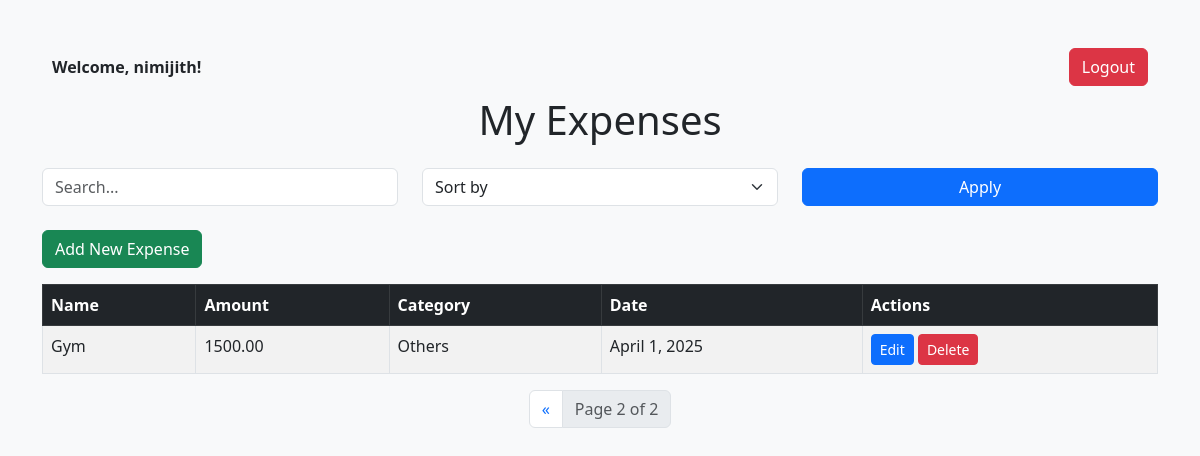
The app's page /?page=2 (signed in) with its own data.
### expenses/models.py (models this page shows, shortened)
class Expense(models.Model):                                    #Model reprersenting an Expense
    CATEGORY_CHOICES = [
        ('Food', 'Food'),
        ('Transport', 'Transport'),
        ('Entertainment', 'Entertainment'),
        ('Utilities', 'Utilities'),
        ('Others', 'Others'),
    ]
    user = models.ForeignKey(User, on_delete=models.CASCADE)    #Linking expense to a specific user
    name = models.CharField(max_length=100)
    amount = models.DecimalField(max_digits=10, decimal_places=2)
    category = models.CharField(max_length=20, choices=CATEGORY_CHOICES)
    date = models.DateField()
    description = models.TextField(blank=True, null=True)       #Optional field

### expenses/views.py (the view)
# urls.py: path('', views.expenseList, name='expenseList'),                      #To show all expenses
@login_required                                                         #To display list of expenses with search, sort, and pagination
def expenseList(request):
    expenses = Expense.objects.filter(user=request.user)
    query = request.GET.get('q')                                        #Search
    if query:
        expenses = expenses.filter(
            Q(name__icontains=query) |
            Q(category__icontains=query) |
            Q(date__icontains=query)
        )
    sort_by = request.GET.get('sort', '')                               #Sort
    if sort_by:
        expenses = expenses.order_by(sort_by)
    paginator = Paginator(expenses, 10)                                 #Pagination - 10 expenses per page
    page = request.GET.get('page')
    expenses = paginator.get_page(page)
    return render(request, 'expenses/expenseList.html', {'expenses': expenses})

### expenses/templates/expenses/expenseList.html (shortened to what this page needs)
{% load static %}
<!DOCTYPE html>
<html lang="en">
<head>
    <link href="https://cdn.jsdelivr.net/npm/bootstrap@5.3.0/dist/css/bootstrap.min.css" rel="stylesheet">
</head>
<body class="bg-light">
<div class="container mt-5">
    <div style="display: flex; justify-content: space-between; align-items: center; margin: 10px;">
        <div>
            {% if user.is_authenticated %}
                <strong>Welcome, {{ user.username }}!</strong>
            {% endif %}
        </div>
        <div>
            <form method="POST" action="{% url 'logout' %}" style="display: inline;">
                <button type="submit" class="btn btn-danger">Logout</button>
            </form>
        </div>
    </div>
    <h1 class="text-center mb-4">My Expenses</h1>
    <form method="get" class="row mb-4">
        <div class="col-md-4">
            <input type="text" name="q" placeholder="Search..." class="form-control" value="{{ request.GET.q }}">
        </div>
        <div class="col-md-4">
            <select name="sort" class="form-select">
                <option value="">Sort by</option>
            </select>
        </div>
        <div class="col-md-4">
            <button type="submit" class="btn btn-primary w-100">Apply</button>
        </div>
    </form>
    <a href="{% url 'expenseCreate' %}" class="btn btn-success mb-3">Add New Expense</a>
    <table class="table table-bordered table-striped">
        <thead class="table-dark">
            <tr>
                <th>Name</th>
                <th>Amount</th>
                <th>Category</th>
                <th>Date</th>
                <th>Actions</th>
            </tr>
        </thead>
        <tbody>
            {% for expense in expenses %}
            <tr>
                <td>{{ expense.name }}</td>
                <td>{{ expense.amount }}</td>
                <td>{{ expense.category }}</td>
                <td>{{ expense.date }}</td>
                <td>
                    <a href="{% url 'expenseUpdate' expense.pk %}" class="btn btn-sm btn-primary">Edit</a>
                    <a href="{% url 'expenseDelete' expense.pk %}" class="btn btn-sm btn-danger">Delete</a>
                </td>
            </tr>
            {% empty %}
            <tr>
                <td colspan="5" class="text-center">No expenses found.</td>
            </tr>
            {% endfor %}
        </tbody>
    </table>
    <nav>
        <ul class="pagination justify-content-center">
            {% if expenses.has_previous %}
                <li class="page-item">
                    <a class="page-link" href="?page={{ expenses.previous_page_number }}">&laquo;</a>
                </li>
            {% endif %}
            <li class="page-item disabled">
                <a class="page-link">Page {{ expenses.number }} of {{ expenses.paginator.num_pages }}</a>
            </li>
        </ul>
    </nav>
</div>
</body>
</html>

### records on screen
Expense: name "Gym", amount "1500.00", category "Others", date "April 1, 2025"

### other values on screen
{{ user.username }} "nimijith"
{{ expenses.number }} "2"
{{ expenses.paginator.num_pages }} "2"
